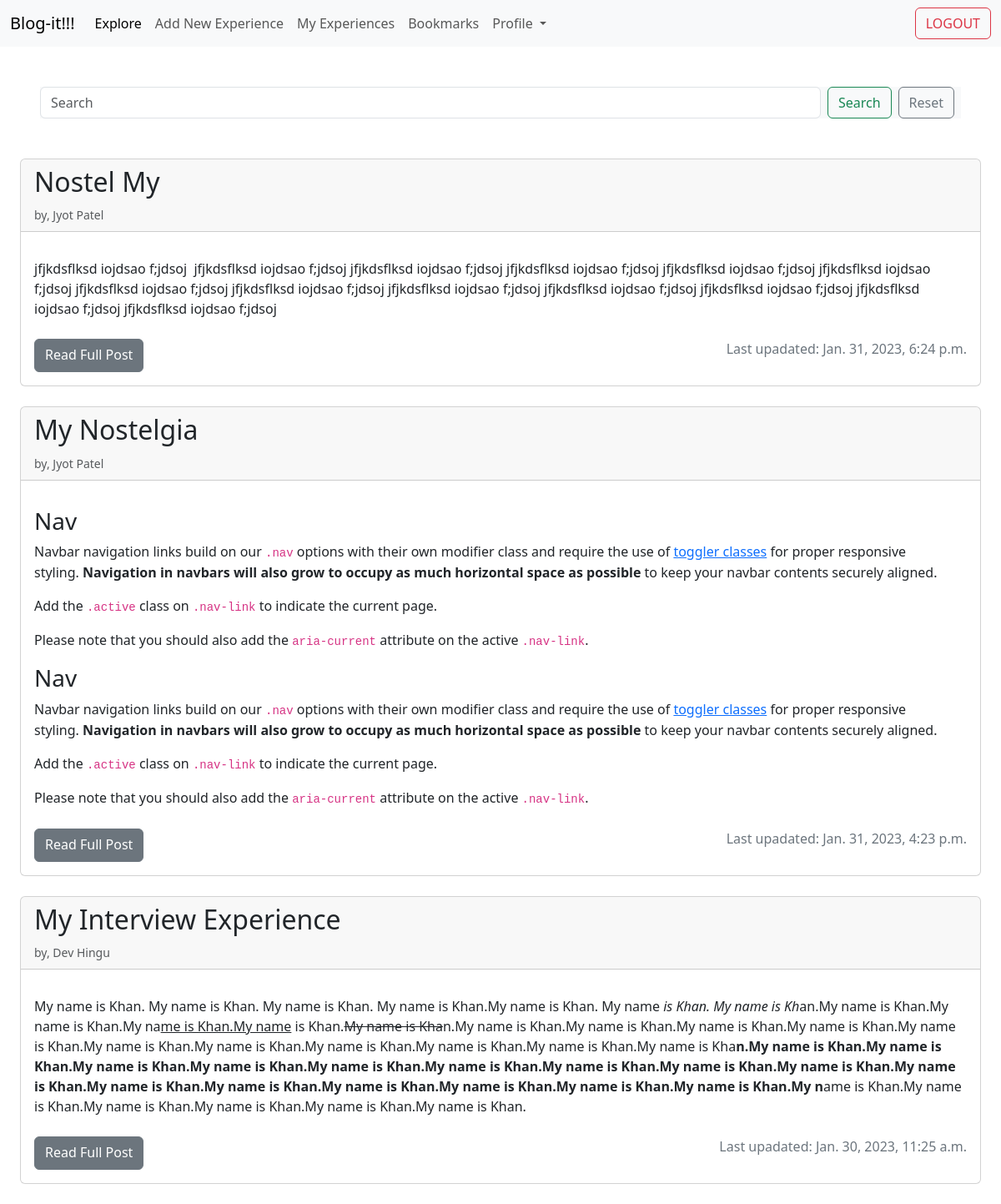
Before: /home/ (signed in) with the older database file.
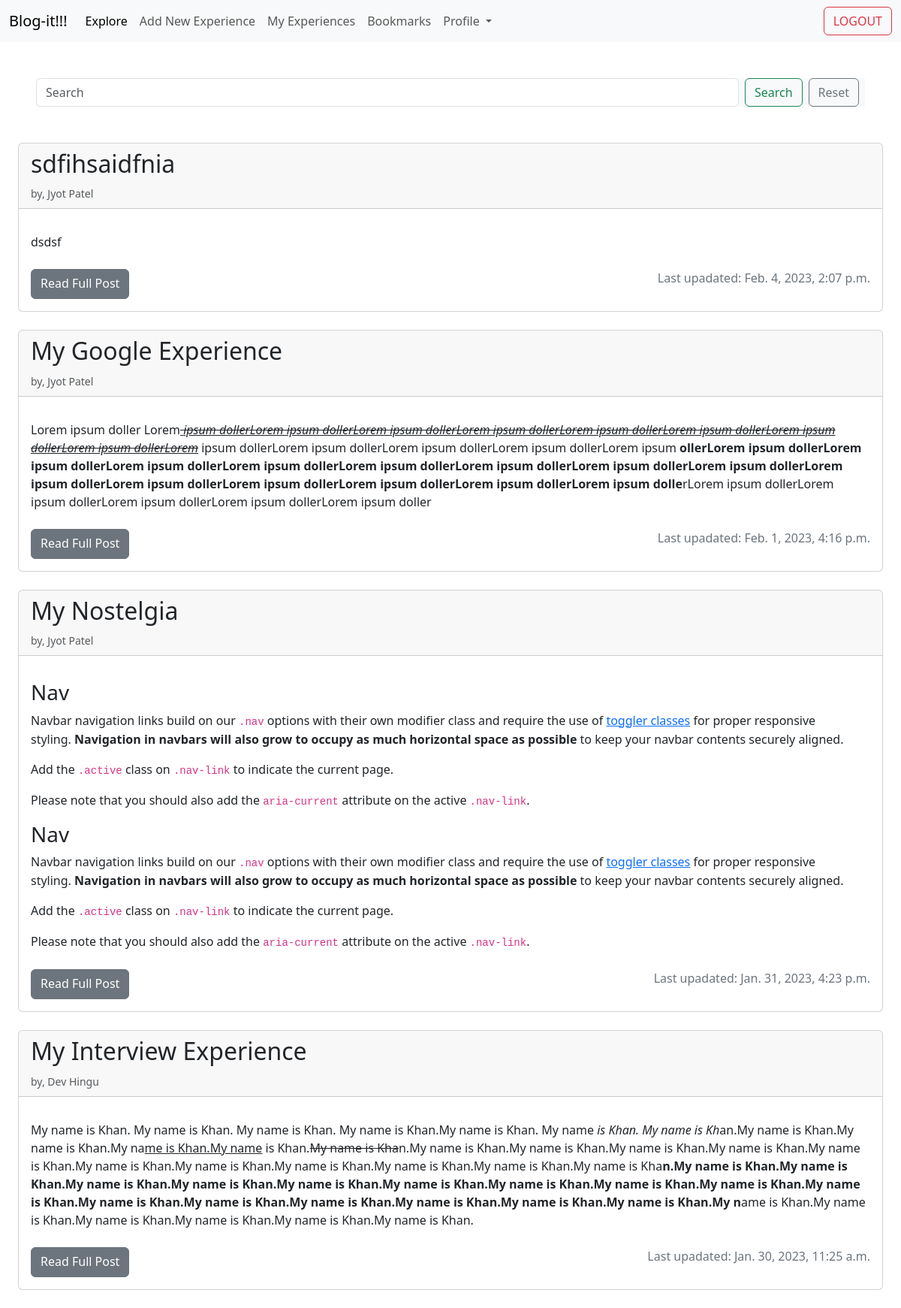
After: the same page with the newer database file.
### home/models.py (models this page shows, shortened)
class BlogPost(models.Model):
    author = models.ForeignKey(NewUser, on_delete=models.CASCADE)
    company = models.CharField(max_length=255, null=True, blank=False)
    year = models.IntegerField(null=True, blank=False)
    job_offer = models.CharField(max_length=25, choices=[("Summer Internship",'Summer Internship'),("Winter Internship & Job",'Winter Internship & Job'), ("Job",'Job'), ("Winter Internship Only",'Winter Internship Only')], null=True, blank=False)
    profile = models.CharField(max_length=255, null=True, blank=False)
    title = models.CharField(max_length=255, null=True, blank=False, unique=True)
    body = RichTextField(null=True, blank=False)
    pub_date = models.DateTimeField(auto_now_add=True)
    bookmark = models.ManyToManyField(NewUser, related_name='bookmark', default=None, blank=True)

### accounts/models.py (models this page shows)
class NewUser(AbstractUser):
    email = models.EmailField(unique=True)
    degree = models.CharField(max_length=6,choices=[("B.TECH",'B.TECH'),("M.TECH",'M.TECH'),("MSC",'MSC')], null=True, blank=False)
    year = models.PositiveIntegerField(null=True, blank=False)
    program = models.CharField(max_length=255, null=True, blank=False)

### home/views.py (the view)
# urls.py: path('', list_view.as_view(), name='explore'),
class list_view(LoginRequiredMixin, ListView):
    model = BlogPost
    template_name = 'home.html'
    context_object_name = 'obj_list'
    ordering = ['-id']
    def get_queryset(self):
        search = self.request.GET.get('search', '')
        searched = BlogPost.objects.filter(title__icontains=search).order_by('-id')
        return searched

### templates/home.html (shortened to what this page needs)
{% extends 'base.html' %}
{% block content %}
  <nav class="navbar navbar-expand-lg navbar-light bg-light">
  <div class="container-fluid">
    <a class="navbar-brand">Blog-it!!!</a>
    <div class="collapse navbar-collapse" id="navbarSupportedContent">
      <ul class="navbar-nav me-auto mb-2 mb-lg-0">
        <li class="nav-item">
          <a class="nav-link active" aria-current="page" href={% url 'explore' %}>Explore</a>
        </li>
        <li class="nav-item">
          <a class="nav-link" href={% url 'add_new_experience' %}>Add New Experience</a>
        </li>
        <li class="nav-item">
          <a class="nav-link" href={% url 'my_experiences' %}>My Experiences</a>
        </li>
        <li class="nav-item">
          <a class="nav-link" href={% url 'bookmarks' %}>Bookmarks</a>
        </li>
        <li class="nav-item dropdown">
          <a class="nav-link dropdown-toggle" href="#" id="navbarDropdown" role="button" data-bs-toggle="dropdown" aria-expanded="false">
            Profile
          </a>
        </li>
      </ul>
      <form class="d-flex" action={% url 'logout' %} method="post">
        <button class="btn btn-outline-danger" type="submit">LOGOUT</button>
      </form>
    </div>
  </div>
</nav>
  <div class="bg-light m-5">
    <form class="d-flex" role="search" action={% url 'explore' %} onsubmit='myfunc()'>
      <input class="form-control me-2" type="search" id='my_search' placeholder="Search" aria-label="Search" name="search">
      <button class="btn btn-outline-success" type="submit">Search</button>
      <a class="btn btn-outline-secondary mx-2" type="button" href={% url 'explore' %}>Reset</a>
    </form>
  </div>
{% for post in obj_list %}
  <div class="card m-4">
    <div class="card-header">
      <h2 class="card-title"> {{ post.title }} </h2>
      <p class="card-text"><small class="text-muted">by, {{ post.author.first_name }} {{ post.author.last_name }}</small></p>
    </div>
    <div class="card-body">
      <p class="card-text">{{ post.body |safe }}</p>
      <div class="d-flex justify-content-between mt-4">
        <a href={% url 'article_details' post.pk %} class="btn btn-secondary">Read Full Post</a>
        <p class="text-secondary">Last upadated: {{ post.pub_date}}</p>
      </div>
    </div>
  </div>
  {% endfor %}
{% endblock content %}

### templates/base.html (shortened to what this page needs)
<!DOCTYPE html>
<html lang="en">
<head>
    <link href="https://cdn.jsdelivr.net/npm/bootstrap@5.3.0-alpha1/dist/css/bootstrap.min.css" rel="stylesheet">
    {% load static %}
</head>
<body>
    {% block content %}{% endblock content %}
</body>
</html>

Changed rows visible on the page:
removed BlogPost: title "Nostel My", author.first_name "Jyot", author.last_name "Patel", body "jfjkdsflksd iojdsao f;jdsoj jfjkdsflksd iojdsao f;jdsoj jfjkdsflksd iojdsao f;jdsoj jfjkdsflksd iojdsao f;jdsoj jfjkdsflksd iojdsao f;jdsoj jfjkdsflksd iojdsao f;jdsoj jfjkdsflksd iojdsao f;jdsoj jfjkdsflksd iojdsao f;jdsoj jfjkdsflksd iojdsao f;jdsoj jfjkdsflksd iojdsao f;jdsoj jfjkdsflksd iojdsao f;jdsoj jfjkdsflksd iojdsao f;jdsoj jfjkdsflksd iojdsao f;jdsoj", pub_date "Jan. 31, 2023, 6:24 p.m."
added BlogPost: title "sdfihsaidfnia", author.first_name "Jyot", author.last_name "Patel", body "dsdsf", pub_date "Feb. 4, 2023, 2:07 p.m."
added BlogPost: title "My Google Experience", author.first_name "Jyot", author.last_name "Patel", body "Lorem ipsum doller Lorem ipsum dollerLorem ipsum dollerLorem ipsum dollerLorem ipsum dollerLorem ipsum dollerLorem ipsum dollerLorem ipsum dollerLorem ipsum dollerLorem ipsum dollerLorem ipsum dollerLorem ipsum dollerLorem ipsum dollerLorem ipsum ollerLorem ipsum dollerLorem ipsum dollerLorem ipsum dollerLorem ipsum dollerLorem ipsum dollerLorem ipsum dollerLorem ipsum dollerLorem ipsum dollerLorem ipsum dollerLorem ipsum dollerLorem ipsum dollerLorem ipsum dollerLorem ipsum dollerLorem ipsum dolle rLorem ipsum dollerLorem ipsum dollerLorem ipsum dollerLorem ipsum dollerLorem ipsum doller", pub_date "Feb. 1, 2023, 4:16 p.m."
